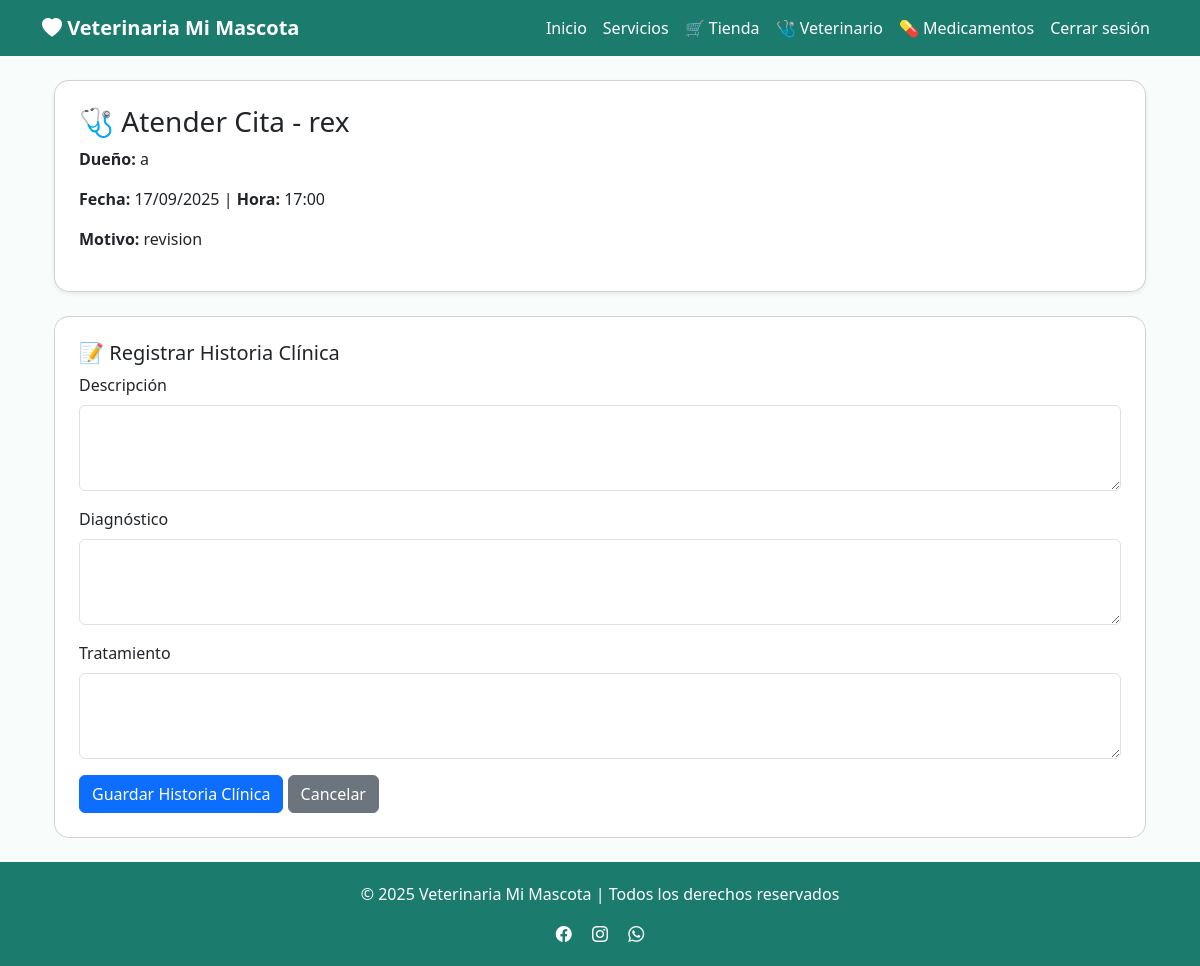
Page /historia/atender_cita/1 (signed in) on the committed database.
### app/models/mascota.py (models this page shows, shortened)
class Mascota(db.Model):
    __tablename__ = "mascotas"
    id_mascota = db.Column(db.Integer, primary_key=True)
    nombre = db.Column(db.String(100), nullable=False)
    especie = db.Column(db.String(50), nullable=False)
    raza = db.Column(db.String(50))
    genero = db.Column(db.String(10))
    fecha_nacimiento = db.Column(db.Date)
    id_usuario = db.Column(db.Integer, db.ForeignKey("usuarios.id_usuario"), nullable=False)
    usuario = db.relationship('Usuario', back_populates='mascotas')
    historia_clinica = db.relationship('HistoriaClinica', back_populates='mascota', uselist=False)
    citas = db.relationship('Cita', back_populates='mascota')

### app/models/usuario.py (models this page shows, shortened)
class Usuario(db.Model, UserMixin):
    __tablename__ = 'usuarios'
    id_usuario = db.Column(db.Integer, primary_key=True)
    nombre = db.Column(db.String(100), nullable=False)
    email = db.Column(db.String(100), unique=True, nullable=False)
    contraseña = db.Column(db.String(255), nullable=False)
    rol = db.Column(db.String(20), default='cliente')
    direccion = db.Column(db.String(200))
    telefono = db.Column(db.String(15))
    carrito = db.relationship('Carrito', back_populates='usuario', uselist=False)
    citas_cliente = db.relationship('Cita', foreign_keys='Cita.id_usuario', back_populates='usuario')
    citas_veterinario = db.relationship('Cita', foreign_keys='Cita.id_veterinario', back_populates='veterinario_rel')
    mascotas = db.relationship('Mascota', back_populates='usuario')

### app/models/cita.py (models this page shows, shortened)
class Cita(db.Model):
    __tablename__ = 'citas'
    id_cita = db.Column(db.Integer, primary_key=True)
    fecha = db.Column(db.Date, nullable=False)
    hora = db.Column(db.Time, nullable=False)
    motivo = db.Column(db.String(100), nullable=False)
    estado = db.Column(db.String(20), default='pendiente')
    id_mascota = db.Column(db.Integer, db.ForeignKey('mascotas.id_mascota'), nullable=False)
    id_usuario = db.Column(db.Integer, db.ForeignKey('usuarios.id_usuario'), nullable=False)  # Dueño de la mascota
    id_veterinario = db.Column(db.Integer, db.ForeignKey('usuarios.id_usuario'), nullable=True)  # Veterinario asignado
    mascota = db.relationship('Mascota', back_populates='citas')
    historia_clinica = db.relationship('HistoriaClinica', back_populates='cita', uselist=False)
    usuario = db.relationship('Usuario', foreign_keys=[id_usuario], back_populates='citas_cliente')
    veterinario_rel = db.relationship('Usuario', foreign_keys=[id_veterinario], back_populates='citas_veterinario')
    __table_args__ = (
        db.UniqueConstraint('fecha', 'hora', name='_fecha_hora_uc'),
        db.Index('ix_cita_fecha', 'fecha'),
    )

### app/routes/historia_clinica.py (the view, shortened to what this page needs)
@historia_bp.route("/atender_cita/<int:id_cita>", methods=["GET", "POST"])
@login_required
@rol_requerido("veterinario")  # Asegura que solo los veterinarios accedan
def atender_cita(id_cita):
    cita = Cita.query.get_or_404(id_cita)
    if cita.estado != 'pendiente':
        flash("Esta cita ya fue atendida o cancelada.", "warning")
        return redirect(url_for("main.veterinario_panel"))
    return render_template("historia/atender_cita.html", cita=cita)

### app/templates/historia/atender_cita.html (shortened to what this page needs)
{% extends "base.html" %}
{% block content %}
<div class="container mt-4">
    <div class="card p-4 shadow-sm">
        <h2 class="h3">🩺 Atender Cita - {{ cita.mascota.nombre }}</h2>
        <p><strong>Dueño:</strong> {{ cita.mascota.usuario.nombre }}</p>
        <p><strong>Fecha:</strong> {{ cita.fecha.strftime('%d/%m/%Y') }} | <strong>Hora:</strong> {{ cita.hora.strftime('%H:%M') }}</p>
        <p><strong>Motivo:</strong> {{ cita.motivo or 'Sin motivo' }}</p>
    </div>
    <div class="card mt-4 p-4">
        <h3 class="h5">📝 Registrar Historia Clínica</h3>
        <form method="POST">
            <div class="mb-3">
                <label for="descripcion" class="form-label">Descripción</label>
                <textarea name="descripcion" id="descripcion" class="form-control" rows="3" required></textarea>
            </div>
            <div class="mb-3">
                <label for="diagnostico" class="form-label">Diagnóstico</label>
                <textarea name="diagnostico" id="diagnostico" class="form-control" rows="3"></textarea>
            </div>
            <div class="mb-3">
                <label for="tratamiento" class="form-label">Tratamiento</label>
                <textarea name="tratamiento" id="tratamiento" class="form-control" rows="3"></textarea>
            </div>
            <button type="submit" class="btn btn-primary">Guardar Historia Clínica</button>
            <a href="{{ url_for('main.veterinario_panel') }}" class="btn btn-secondary">Cancelar</a>
        </form>
    </div>
</div>
{% endblock %}

### app/templates/base.html (style rules this page uses)
body { background-color: #f8fdfb; }
.card { border-radius: 15px; }

### rows in the picture
Mascota: mascota.nombre "rex"
Usuario: mascota.usuario.nombre "a"
Cita: fecha "17/09/2025", hora "17:00", motivo "revision"
